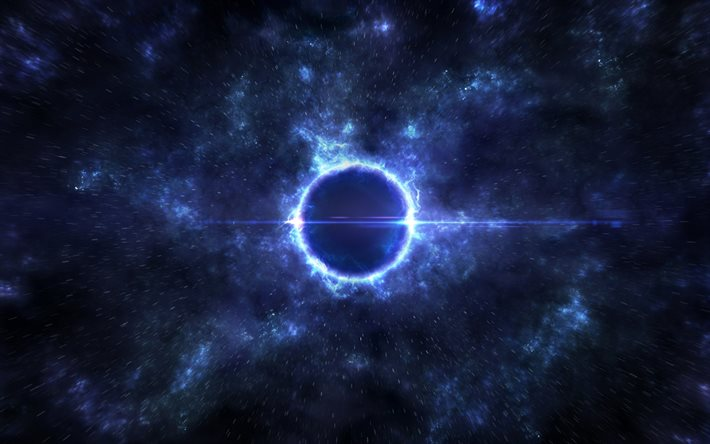
#> input picture Image Processing/Color_Processing/RGB2Weighted_Grayscale/Image.jpg, 710 x 444 px
$ python RGB2Weighted_Grayscale.py
#> lines starting #> are read from the running program, lines starting #| are printed output that depends on the picture
import cv2
import numpy as np

# Load the image
image = cv2.imread('Image.jpg')
#> image is the input picture: shape (444, 710, 3); mean B, G, R 61.2, 32.3, 23.4

# Get the image dimensions
height, width, _ = image.shape
#> height = 444; width = 710

# Create an empty matrix for the weighted grayscale image
weighted_grayscale_image = np.zeros((height, width, 1), dtype=np.uint8)

# Define the weights for each channel (R, G, and B)
weights = [0.2989, 0.5870, 0.1140]

# Iterate through the pixels of the image and calculate the weighted grayscale value
for i in range(height):
    for j in range(width):
        pixel = image[i, j]
        grayscale_value = int(np.sum(pixel * weights))
        weighted_grayscale_image[i, j] = grayscale_value
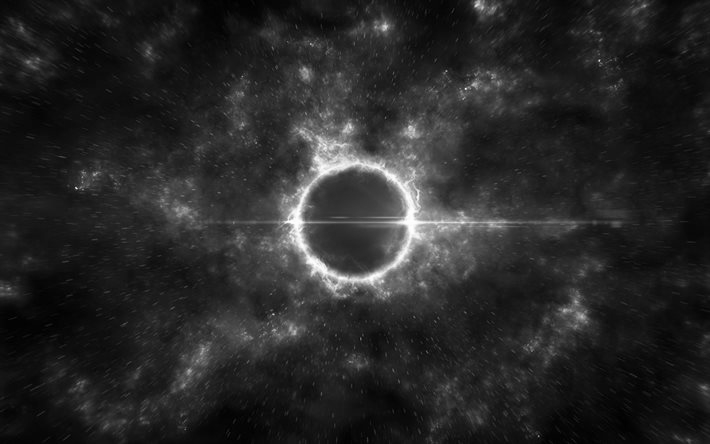
#> weighted_grayscale_image: shape (444, 710, 1); min 0, max 254, mean 39.5

# Save the weighted grayscale image
cv2.imwrite('Weighted_Grayscale_Image.jpg', weighted_grayscale_image)
